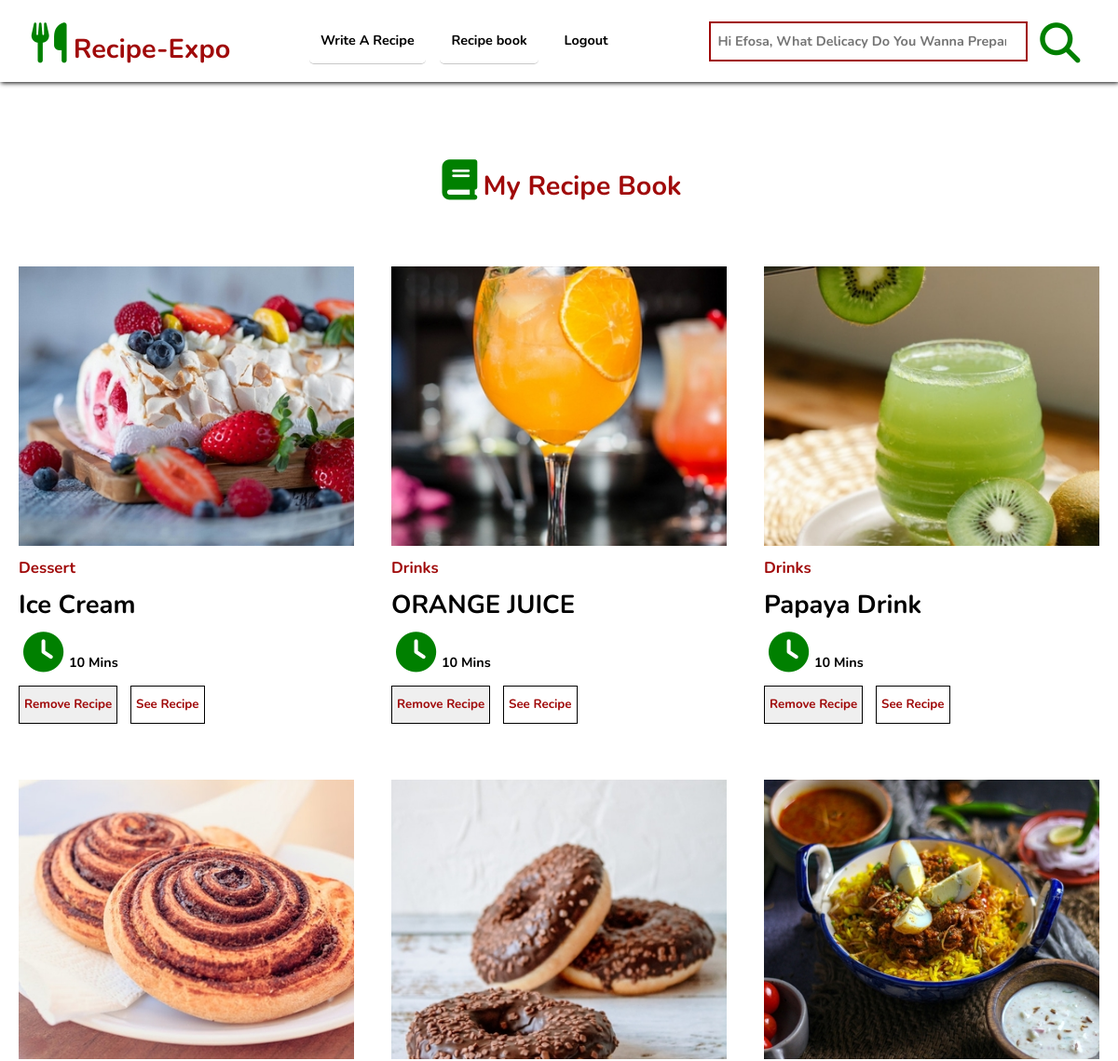
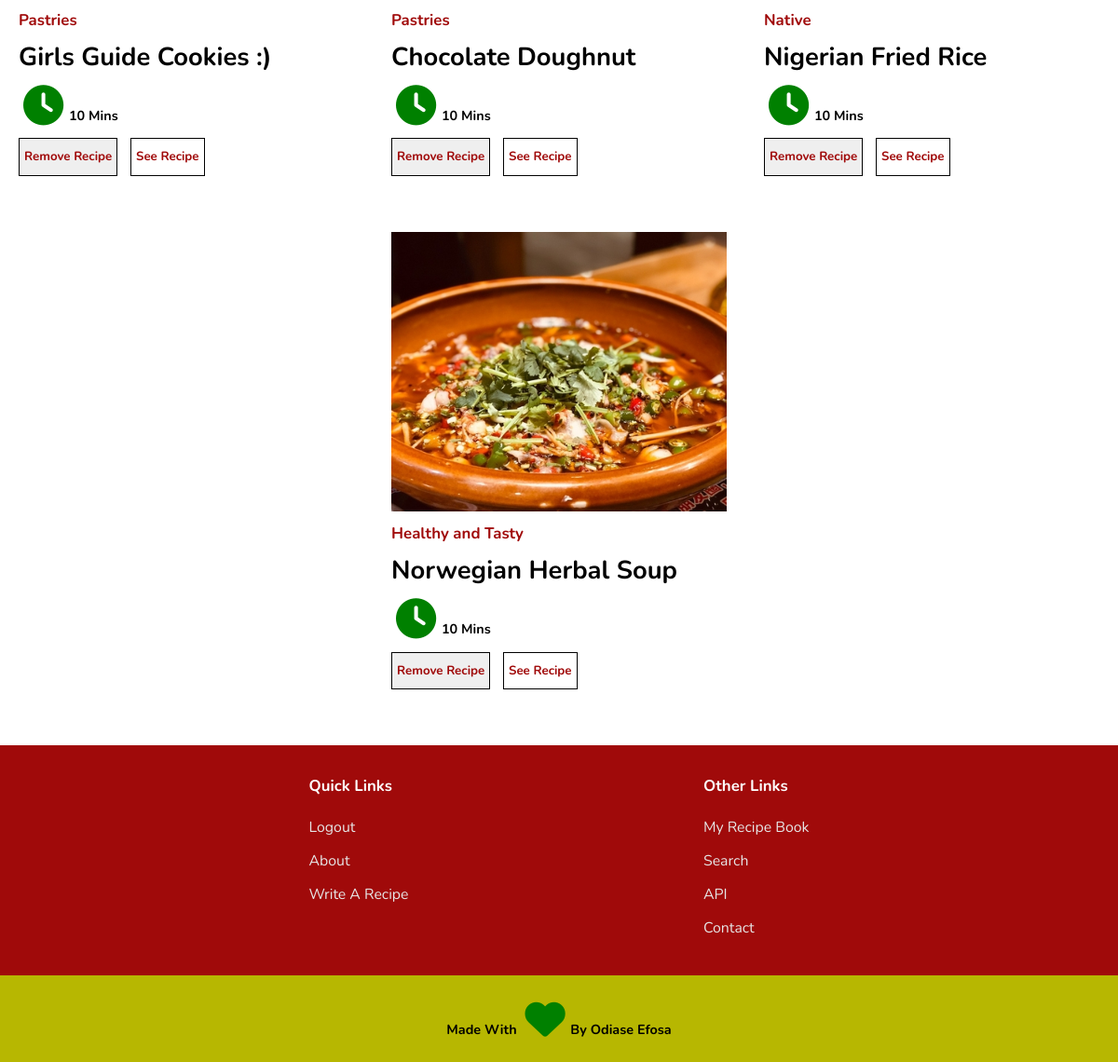
The app's page /recipes/recipe_book/ (signed in), older data (2 pictures, top to bottom).
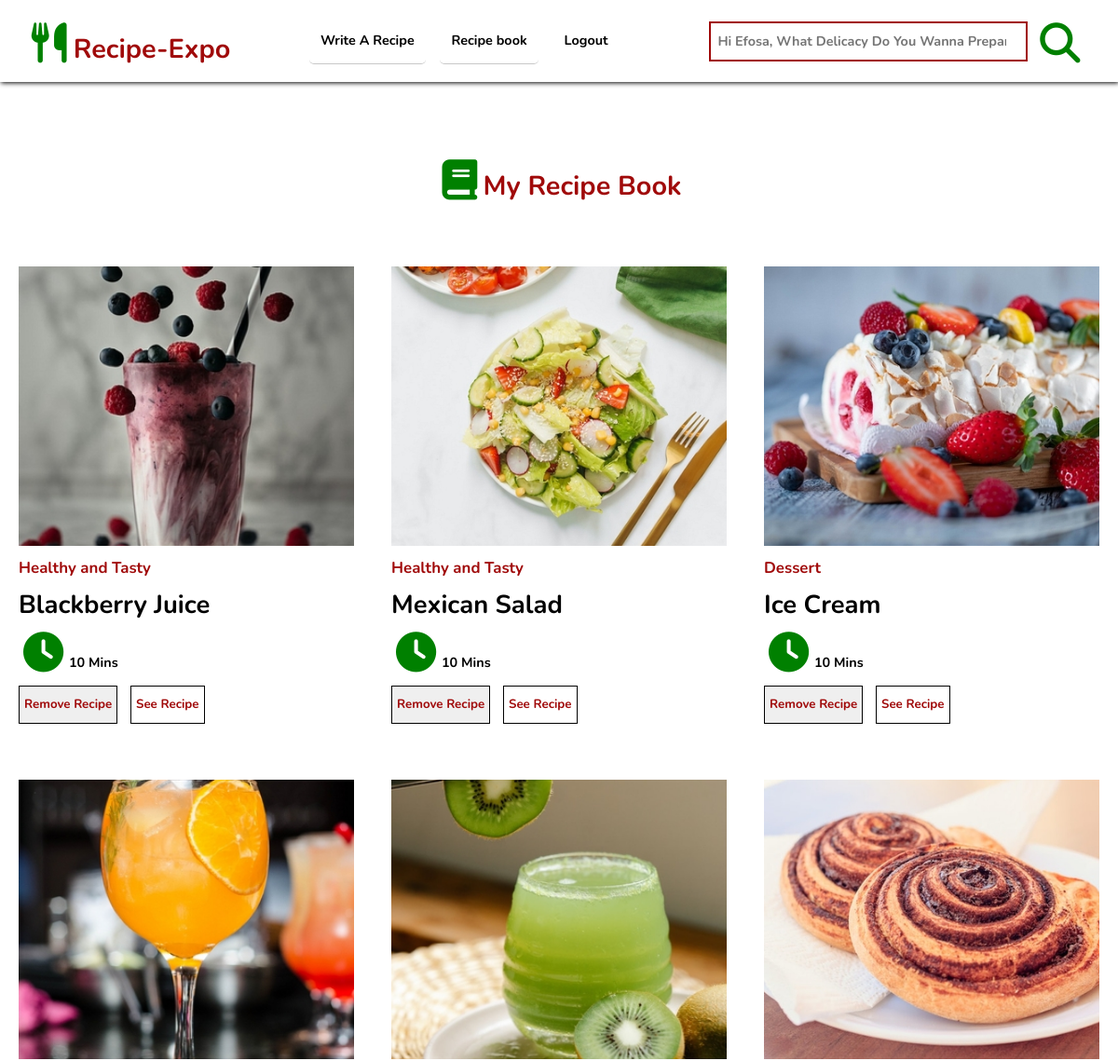
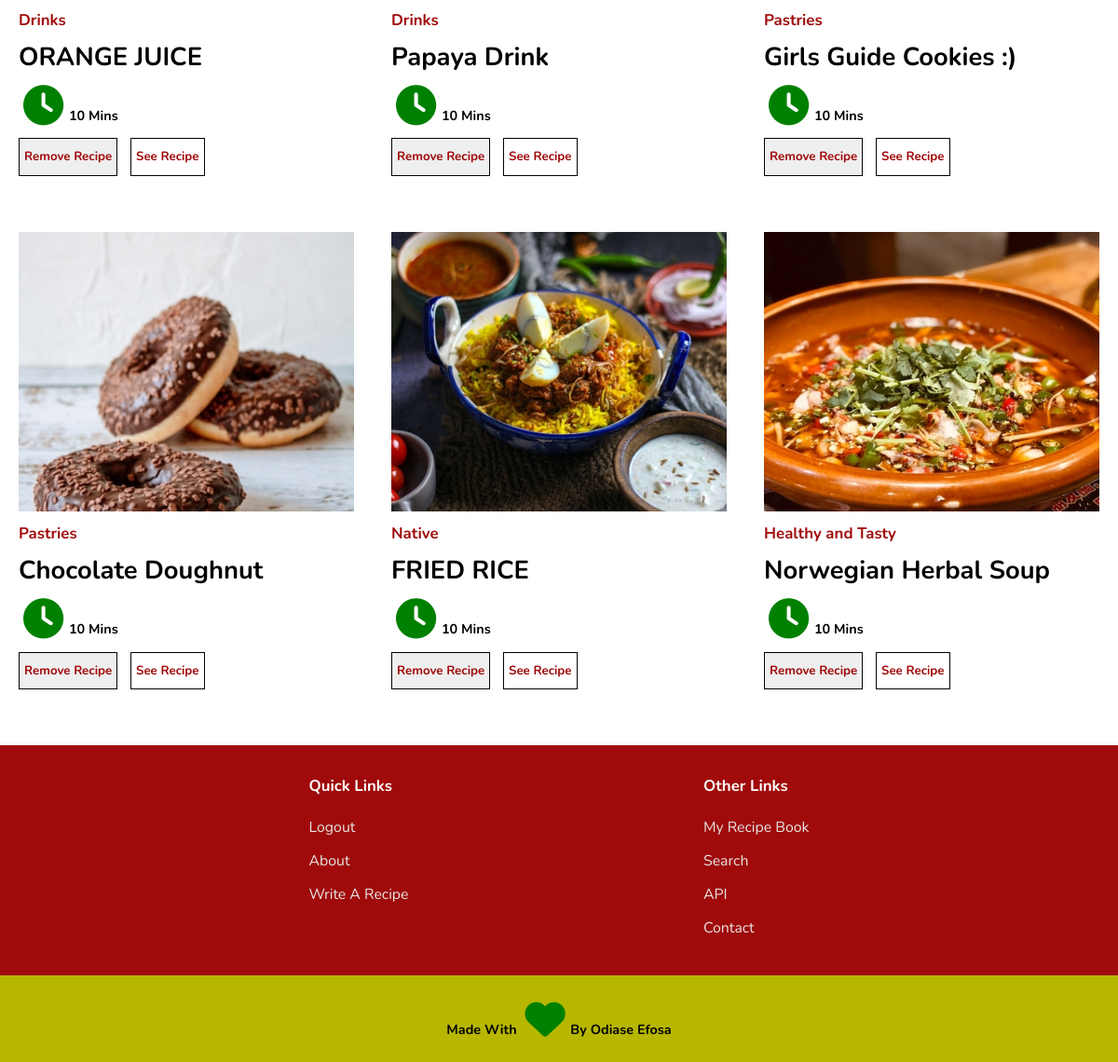
The same page, newer data (2 pictures, top to bottom).
### recipes/models.py (models this page shows, shortened)
class Recipe(models.Model):
    recipe_categories = (
        ('Dessert','Dessert'),
        ('Drinks','Drinks'),
        ('Healthy and Tasty', 'Healthy and Tasty'),
        ('Native', 'Native'),
        ('Pastries', 'Pastries'),
        ('Soup','Soup'),
        ('Veggies', 'Veggies'),
    )
    servings  = (
        ("1 to 3","1 to 3"),
        ("3 to 5","3 to 5"),
        ("5 to 7","5 to 7"),
        ("more Than 7", "more Than 7"),
    )
    user = models.ForeignKey(User,on_delete=models.SET_NULL, related_name = "my_recipes", null = True)
    recipe_name = models.CharField(max_length=200)
    recipe_info = models.TextField(max_length=1000, help_text="Give Some Information About This recipe", blank=True, null = True)
    recipe_image = ResizedImageField(size = [600,600],upload_to = "uploads/recipe_images", force_format = "jpeg", quality = 100)
    recipe_preparation = RichTextField()
    preparation_time = models.IntegerField(help_text="Time to prepare the ingredients, e.g 10 (for 10 minutes)")
    cooking_time = models.IntegerField(help_text="Time to cook the ingredients, e.g 10 (for 10 minutes)")
    category = models.CharField(choices=recipe_categories, max_length=20)
    serving = models.CharField(choices = servings, max_length=15)
    created = models.DateTimeField(auto_now_add=True, blank = True, null = True, editable=False)
    updated = models.DateTimeField(auto_now = True, blank = True, null = True, editable=False)
    youtube_video_url = EmbedVideoField(blank = True, null =True)
    id = models.UUIDField(default=uuid.uuid4, unique = True, primary_key=True)
    slug = models.SlugField(unique = True, max_length = 200)
    class Meta:
        ordering = ['-created']
    def get_absolute_url(self):
        return reverse('single_recipe',args = [str(self.slug),str(self.id)])

### recipes/views.py (the view)
# urls.py: path("recipe_book/", recipe_book, name = "recipe_book"),
@login_required(login_url="login")
def recipe_book(request):
    recipe_book,created = RecipeBook.objects.get_or_create(user = request.user)
    book_recipes = recipe_book.recipes.all()
    api_recipes = recipe_book.api_recipes.all()
    context = {
        'recipe_book': recipe_book,
        'book_recipes': book_recipes,
        'api_recipes':api_recipes
    }
    return render(request, "recipes/recipe-book.html", context)

### recipes/templates/recipes/recipe-book.html (shortened to what this page needs)
{%extends 'home.html' %}
{% load static %}
    {%block styles%}
    <link rel="stylesheet" href="{% static 'styles/recipe-book.css'%}">
    {%endblock styles%}
    {%block content%}
    <main class="recipe-book-main">
        <br><br>
        <div class="recipe-book">
            <h1><i class="fa fa-book"></i>My Recipe Book</h1>
        </div>
        <div class="recipes-wrapper recipe-book-wrapper">
            {% if book_recipes %}
                {%for recipe in book_recipes%}
                    <div class="recipe">
                        <div class="recipe-img">
                            <img src="{{recipe.recipe_image.url}}" alt="">
                        </div>
                        <div class="recipe-info">
                            <h3>{{recipe.category}}</h3>
                            <h2>{{recipe.recipe_name}}</h2>
                            <h4><i class="fa fa-clock"></i> 10 Mins</h4>
                            <form action="" class="remove-form">
                                <button class="remove-btn" type="submit" >Remove Recipe</button>
                                <button class="remove-btn special-btn" type="submit" style="margin-left: 10px;" > <a href=" {{recipe.get_absolute_url}} ">See Recipe</a> </button>
                            </form>
                        </div>
                    </div>
                {%endfor%}
            {%else%}
            <p></p>
            <h3 style="text-align: center; display: inline-block;">You Have Saved No Recipe in Your Book</h3>
            <p></p>
            {%endif%}
        </div>
    </main>
    {%endblock content%}

Row changes from the older to the newer data that the page shows:
added Recipe: recipe_image (picture), category "Healthy and Tasty", recipe_name "Blackberry Juice"
added Recipe: recipe_image (picture), category "Healthy and Tasty", recipe_name "Mexican Salad"
changed Recipe "Native": recipe_name "Nigerian Fried Rice" → "FRIED RICE"
